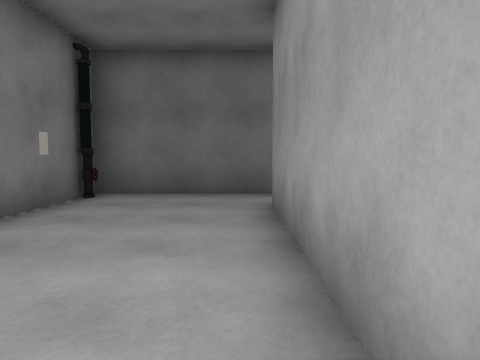
view 1 (above)

12 first-person views from a walk through a 3-D level made in the Unity game engine. The camera is 1.2 m above the floor, tilts 4° down and sees 70° across. The floor is counted in squares, 1.44 m on a side. Each view is taken from the middle of a square. On the plan, view 1 faces up. The plan holds only what a view shows up to about 12 squares ahead; the rest is blank. The place goes on beyond the plan. The player character is not drawn. Door leaves are left out, so doorways stand open. Some surface patterns are stand-ins.

view 2
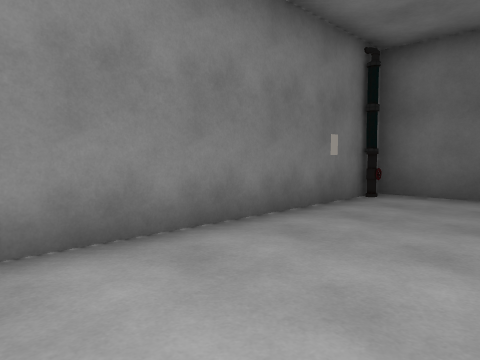

view 3
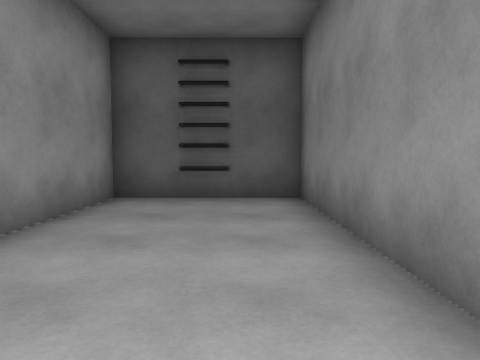

view 4
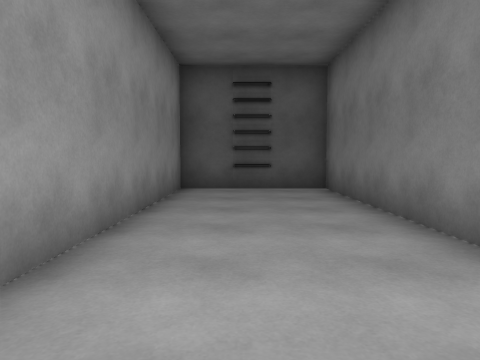

view 5
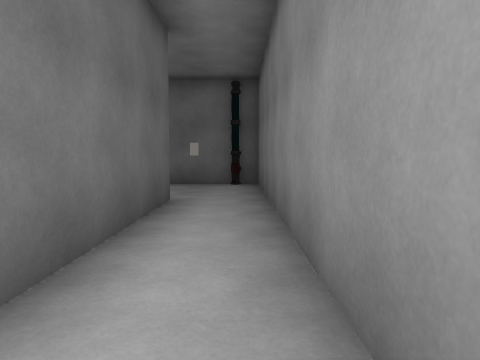

view 6
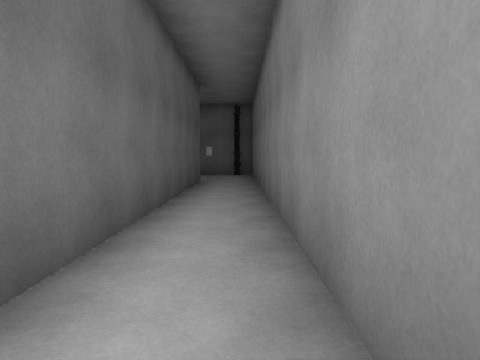

view 7
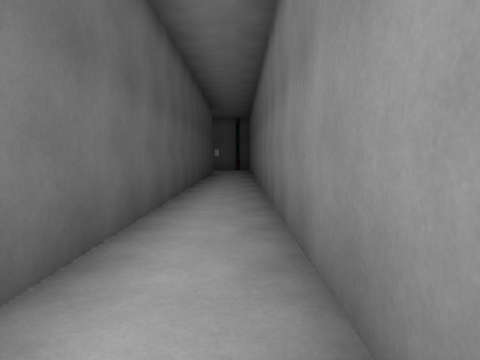

view 8
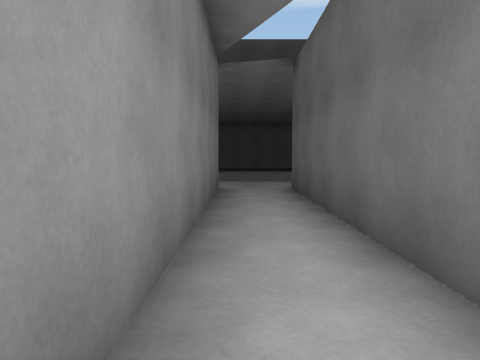

view 9
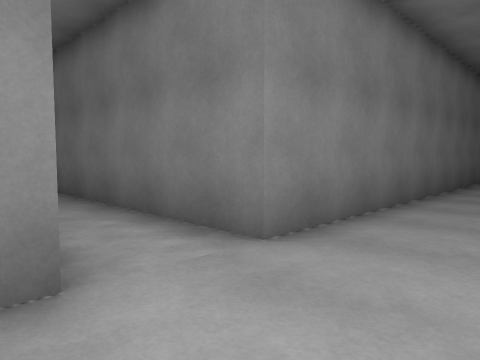

view 10
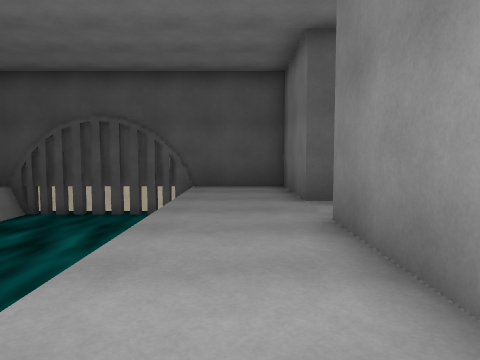

view 11
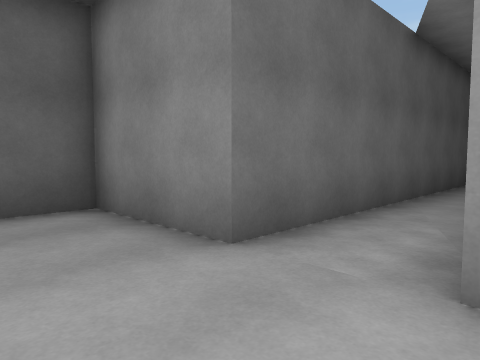

view 12
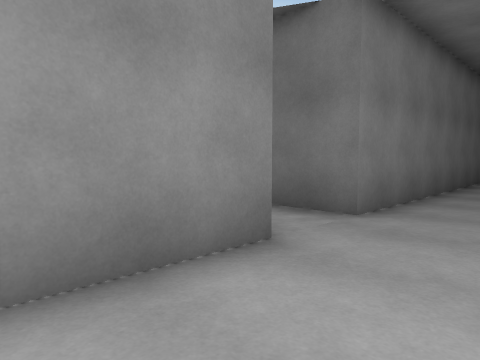

### Floor plan
Key: @ floor where view 1 was taken; # wall or solid block; . floor; ≈ liquid the walk keeps out of; v drop or lower ground; P pipe.
Columns run from 4 left of view 1 to 27 right of it. Each row starts with its distance up from view 1.
 18                          #
 17                          #.
 16                          #.
 15                          #.
 14                          #.
 13                          #..
 12                          #..
 11                          #...
 10                          #...
  9                          #...
  8  #########################...≈≈
  7  P...........................≈≈≈
  6 #............................≈≈≈
  5 #....#####################...≈≈≈
  4 #....#                   #...≈≈≈
  3 #....#                   #...v≈≈
  2 #....#                   #####
  1 #....#
  0 #...@#
 -1 #....#
 -2 ######

Positions as (right, up) in squares from view 1, and headings:
1: (0, 0), facing up
2: (0, 0), facing up-left
3: (-2, 5), facing down
4: (-1, 7), facing down
5: (7, 7), facing left
6: (12, 7), facing left
7: (17, 7), facing left
8: (13, 7), facing right
9: (24, 5), facing up-left
10: (23, 12), facing down
11: (24, 8), facing down-left
12: (24, 3), facing up-left
